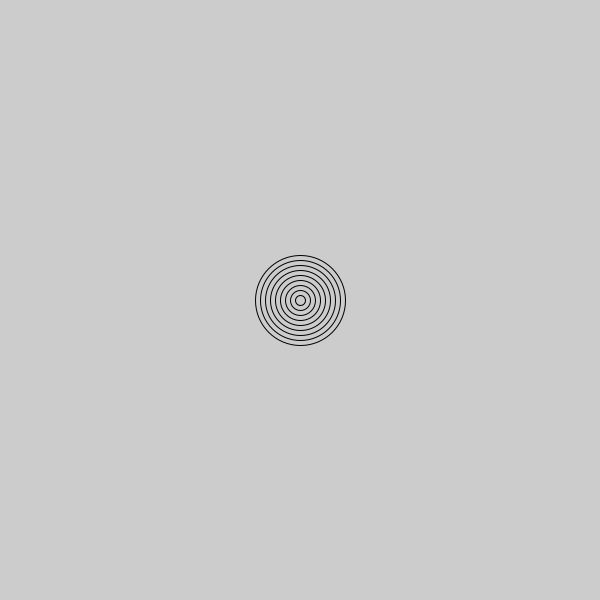
Frame 1 (no input)
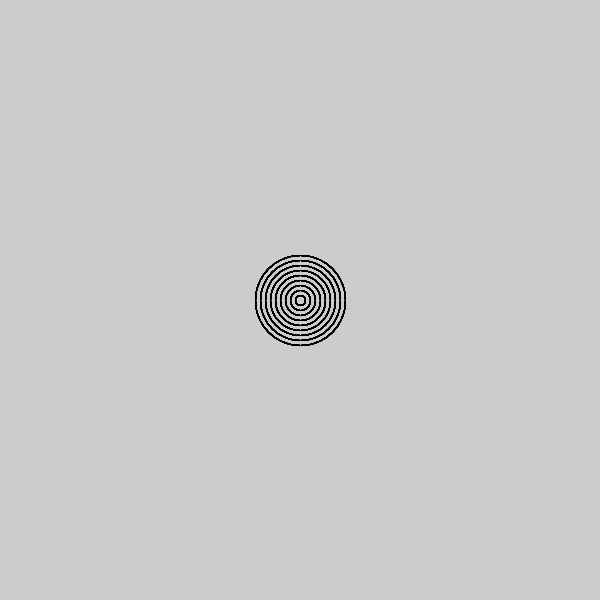
Frame 60 (the mouse pressed at the canvas centre just before this capture)
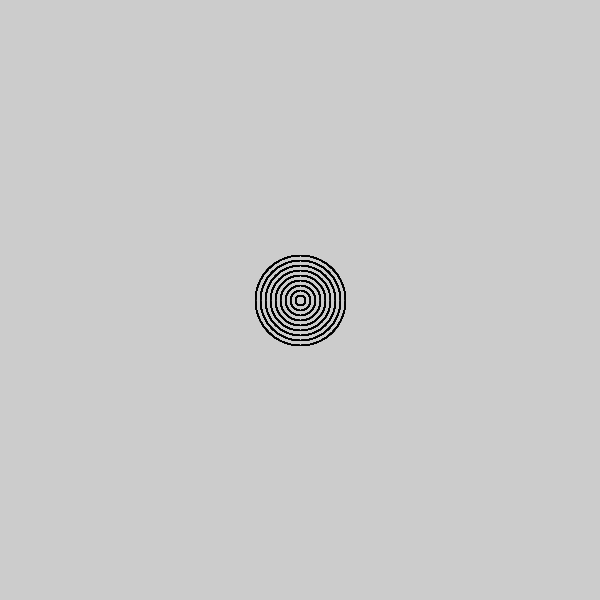
Frame 120 (the mouse held since frame 60 and released just before this capture)

The Processing sketch that drew these frames (run headless with seeded random() and noise(); from frame 60 on, the mouse is pressed at the canvas centre):

// Processing sketch: bullseye
// ── bullseye.pde
void setup(){
  size(600, 600);

  
  
  }  

void draw(){
    for(int i= 0; i<10; i++){
      noFill();
    ellipse(300, 300, i * 10, i * 10);
    }
}
